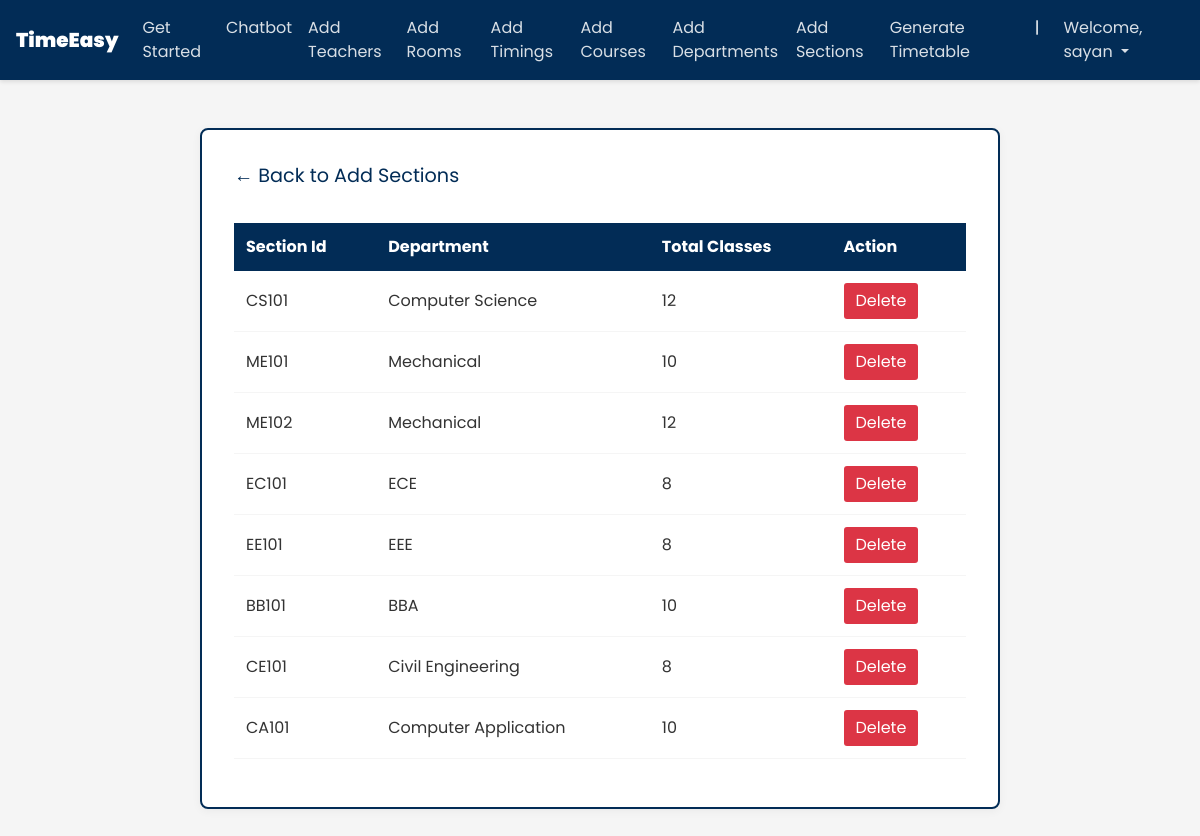
The page /sections_list/ (signed in) on the database as committed earlier.
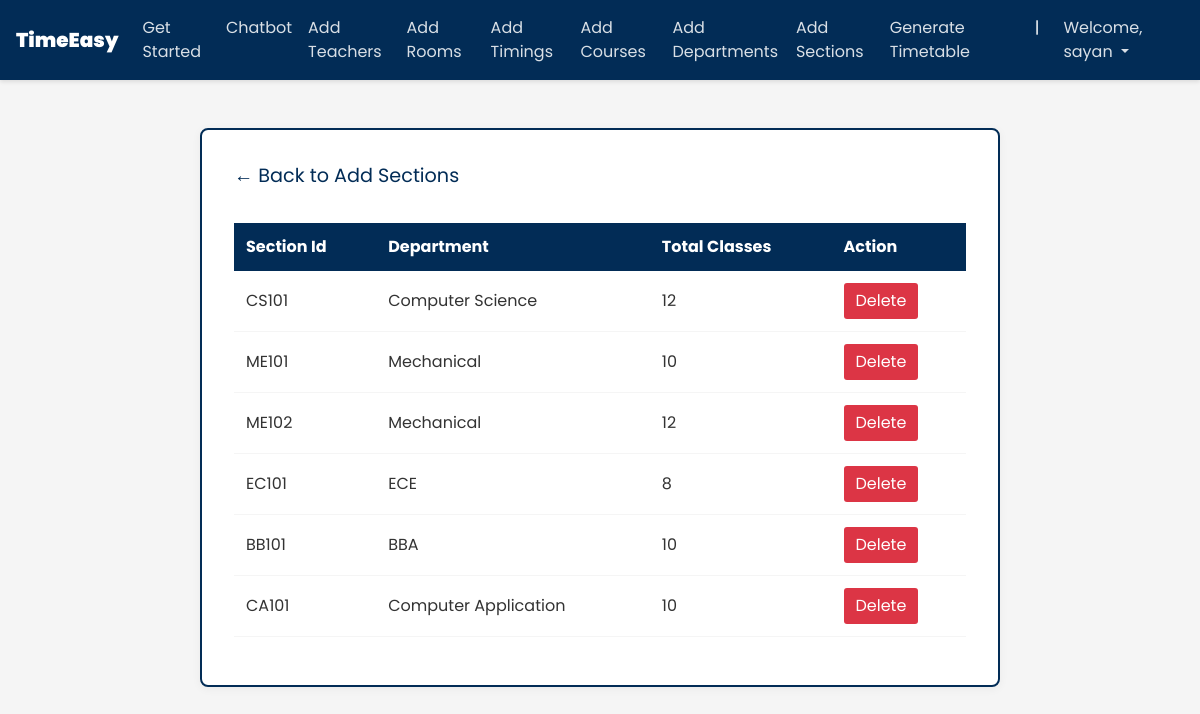
The same page on the database as committed later.
### ttgen/models.py (models this page shows, shortened)
class Section(models.Model):
    section_id = models.CharField(max_length=25, primary_key=True)
    department = models.ForeignKey(Department, on_delete=models.CASCADE)
    num_class_in_week = models.IntegerField(default=0)
    course = models.ForeignKey(Course, on_delete=models.CASCADE, blank=True, null=True)
    meeting_time = models.ForeignKey(MeetingTime, on_delete=models.CASCADE, blank=True, null=True)
    room = models.ForeignKey(Room, on_delete=models.CASCADE, blank=True, null=True)
    instructor = models.ForeignKey(Instructor, on_delete=models.CASCADE, blank=True, null=True)

class Department(models.Model):
    dept_name = models.CharField(max_length=50)
    courses = models.ManyToManyField(Course)
    def __str__(self):
        return self.dept_name

### ttgen/views.py (the view)
# urls.py: path('sections_list/', views.section_list, name='editsection'),
@login_required
def section_list(request):
    context = {
        'sections': Section.objects.all()
    }
    return render(request, 'seclist.html', context)

### templates/seclist.html (shortened to what this page needs)
<!DOCTYPE html>
<html lang="en">
<head>
	<link rel="stylesheet" href="https://maxcdn.bootstrapcdn.com/bootstrap/4.0.0/css/bootstrap.min.css">
</head>
<body>
        <header>
            <nav class="navbar navbar-expand-md navbar-dark fixed-top">
              <a class="navbar-brand" href="#">
                  <b>TimeEasy</b>
              </a>
              <div class="collapse navbar-collapse" id="navbarCollapse">
                  <ul class="navbar-nav ml-auto">
                      <li class="nav-item active">
                          <a class="nav-link" href="{% url 'admindash' %}">Get Started</a>
                      </li>
                      <li class="nav-item active">
                        <a class="nav-link" href="{% url 'chat' %}" style="color: #fff;">Chatbot</a>
                      </li>
                      <li class="nav-item">
                          <a class="nav-link" href="{% url 'addInstructors' %}">Add Teachers</a>
                      </li>
                      <li class="nav-item">
                          <a class="nav-link" href="{% url 'addRooms' %}">Add Rooms</a>
                      </li>
                      <li class="nav-item">
                          <a class="nav-link" href="{% url 'addTimings' %}">Add Timings</a>
                      </li>
                      <li class="nav-item">
                          <a class="nav-link" href="{% url 'addCourses' %}">Add Courses</a>
                      </li>
                      <li class="nav-item">
                          <a class="nav-link" href="{% url 'addDepts' %}">Add Departments</a>
                      </li>
                      <li class="nav-item">
                          <a class="nav-link" href="{% url 'addSections' %}">Add Sections</a>
                      </li>
                      <li class="nav-item">
                          <a class="nav-link" href="{% url 'generate' %}">Generate Timetable</a>
                      </li>
                      <li class="nav-item" style="color: var(--white); padding: 8px 16px;">|</li>
                      <li class="nav-item dropdown">
                          <a class="nav-link dropdown-toggle" href="#" id="dropdown03" data-toggle="dropdown"
                             aria-haspopup="true" aria-expanded="false">
                              Welcome, {{ user.first_name }}
                          </a>
                      </li>
                  </ul>
              </div>
            </nav>
        </header>
        <br><br>
    {% block content %}
    <div class="container">
        <fieldset class="fieldset">
            <a href="{% url 'addSections'%}" class="tablink">← Back to Add Sections</a>
            <div class="tabcontent" id="edit">
                <table class="table1">
                    <thead>
                        <tr>
                            <th>Section Id</th>
                            <th>Department</th>
                            <th>Total Classes</th>
                            <th>Action</th>
                        </tr>
                    </thead>
                    <tbody>
                        {% for sec in sections %}
                        <tr>
                            <td>{{ sec.section_id }}</td>
                            <td>{{ sec.department }}</td>
                            <td>{{ sec.num_class_in_week }}</td>
                            <td>
                                <form action="{% url 'deletesection' sec.section_id %}" method="post">
                                    <input type="submit" value="Delete" class="cross">
                                </form>
                            </td>
                        </tr>
                        {% endfor %}
                    </tbody>
                </table>
            </div>
        </fieldset>
    </div>
    {% endblock %}
</body>
</html>

### templates/seclist.html (style rules this page uses)
:root { --primary-blue: #022c56; --dark-blue: #0D47A1; --light-blue: #E3F2FD; --white: #FFFFFF; --light-gray: #F5F5F5; }
body { padding-top: 3rem; padding-bottom: 3rem; color: #333; font-family: "Poppins"; overflow-x: hidden; background-color: var(--light-gray); }
nav { font-family: "Poppins"; background: var(--primary-blue) !important; box-shadow: 0 2px 4px rgba(0,0,0,0.1); }
.navbar-brand { font-size: 20px; font-family: "Poppins"; color: var(--white) !important; font-weight: 600; }
.nav-link { color: rgba(255,255,255,0.85) !important; transition: all 0.3s ease; }
.fieldset { margin: 2rem auto; padding: 2rem; border: 2px solid var(--primary-blue); background-color: var(--white); box-shadow: 0 2px 10px rgba(0,0,0,0.05); border-radius: 8px; max-width: 800px; }
.table1 { width: 100%; border-collapse: collapse; margin: 1rem 0; }
.table1 th { background-color: var(--primary-blue); color: var(--white); padding: 12px; text-align: left; }
.table1 td { padding: 12px; border-bottom: 1px solid var(--light-gray); }
.tablink { color: var(--primary-blue); text-decoration: none; font-size: 1.2rem; margin-bottom: 1rem; display: inline-block; transition: all 0.3s ease; }
.cross { background-color: #dc3545; color: var(--white); border: none; padding: 6px 12px; border-radius: 3px; cursor: pointer; transition: all 0.3s ease; }

Rows that differ between the two databases and show on the page:
removed Section: section_id "EE101", department "EEE", num_class_in_week "8"
removed Section: section_id "CE101", department "Civil Engineering", num_class_in_week "8"
